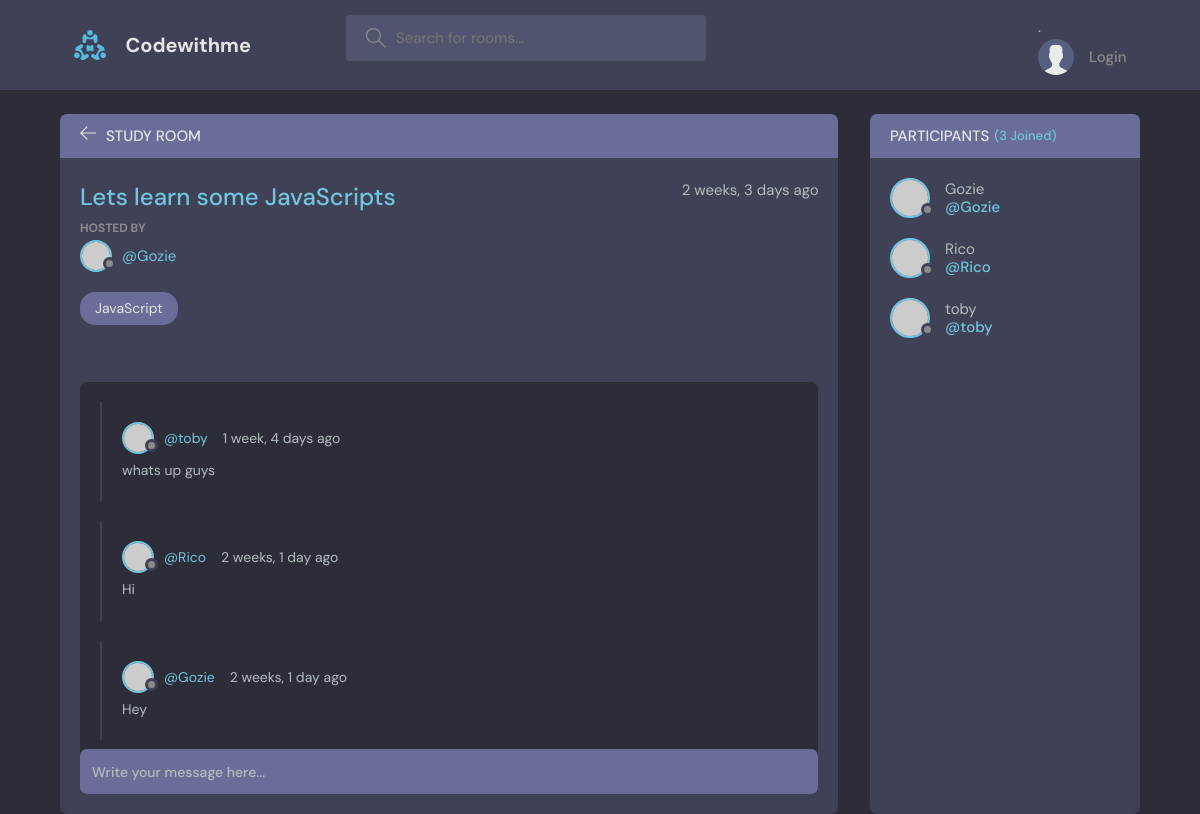
The page /room/1/ on the database its author committed.
### baseall/models.py (models this page shows, shortened)
class Room(models.Model):
    host = models.ForeignKey(User, on_delete=models.SET_NULL, null=True)
    topic = models.ForeignKey(Topic, on_delete=models.SET_NULL, null=True)
    name = models.CharField(max_length=200)
    description = models.TextField(null=True, blank=True)
    participants = models.ManyToManyField(User, related_name='participants', blank=True)
    updated = models.DateTimeField(auto_now=True)
    created = models.DateTimeField(auto_now_add=True)
    class Meta:
        ordering = ['-updated', '-created']

class Topic(models.Model):
    name = models.CharField(max_length=200)
    def __str__(self):
        return self.name

class Message(models.Model):
    user = models.ForeignKey(User, on_delete=models.CASCADE)
    room = models.ForeignKey(Room, on_delete=models.CASCADE)
    body = models.TextField()
    updated = models.DateTimeField(auto_now=True)
    created = models.DateTimeField(auto_now_add=True)
    class Meta:
        ordering = ['-updated', '-created']

### baseall/views.py (the view, shortened to what this page needs)
# urls.py: path('room/<str:pk>/', views.room, name="room"),
def room(request, pk):
    room = Room.objects.get(id=pk)
    room_messages = room.message_set.all()
    participants = room.participants.all()
    context = {'room': room, 'room_messages': room_messages, 'participants': participants}
    return render(request, 'baseall/room.html', context)

### baseall/templates/baseall/room.html (shortened to what this page needs)
{% extends 'main.html' %}
{% block content %}
    <main class="profile-page layout layout--2">
      <div class="container">
        <div class="room">
          <div class="room__top">
            <div class="room__topLeft">
              <a href="{% url 'home' %}">
                <svg version="1.1" xmlns="http://www.w3.org/2000/svg" width="32" height="32" viewBox="0 0 32 32">
                  <title>arrow-left</title>
                  <path
                    d="M13.723 2.286l-13.723 13.714 13.719 13.714 1.616-1.611-10.96-10.96h27.625v-2.286h-27.625l10.965-10.965-1.616-1.607z"
                  ></path>
                </svg>
              </a>
              <h3>Study Room</h3>
            </div>
          </div>
          <div class="room__box scroll">
            <div class="room__header scroll">
              <div class="room__info">
                <h3>{{room.name}}</h3>
                <span>{{room.created|timesince}} ago</span>
              </div>
              <div class="room__hosted">
                <p>Hosted By</p>
                <a href="{% url 'user-profile' room.host.id %}" class="room__author">
                  <div class="avatar avatar--small">
                    <img src="https://randomuser.me/api/portraits/men/37.jpg" />
                  </div>
                  <span>@{{room.host.username}}</span>
                </a>
              </div>
              <span class="room__topics">{{room.topic}}</span>
            </div>
            <div class="room__conversation">
              <div class="threads scroll">
                {% for message in room_messages %}
                <div class="thread">
                  <div class="thread__top">
                    <div class="thread__author">
                      <a href="{% url 'user-profile' message.user.id %}" class="thread__authorInfo">
                        <div class="avatar avatar--small">
                          <img src="https://randomuser.me/api/portraits/men/37.jpg" />
                        </div>
                        <span>@{{message.user.username}}</span>
                      </a>
                      <span class="thread__date">{{message.created|timesince}} ago</span>
                    </div>
                  </div>
                  <div class="thread__details">
                    {{message.body}}
                  </div>
                </div>
                {% endfor %}
              </div>
            </div>
          </div>
          <div class="room__message">
            <form action="" method="POST">
              <input name="body" placeholder="Write your message here..." /></form>
          </div>
        </div>
        <div class="participants">
          <h3 class="participants__top">Participants <span>({{participants.count}} Joined)</span></h3>
          <div class="participants__list scroll">
            {% for user in participants %}
            <a href="{% url 'user-profile' user.id %}" class="participant">
              <div class="avatar avatar--medium">
                <img src="https://randomuser.me/api/portraits/men/37.jpg" />
              </div>
              <p>
                {{user.username}}
                <span>@{{user.username}}</span>
              </p>
            </a>
            {% endfor %}
          </div>
        </div>
      </div>
    </main>
{% endblock content %}

### rows shown on the page
Room: name "Lets learn some JavaScripts", created "2 weeks, 3 days", host.username "Gozie", topic "JavaScript"
Message: user.username "toby", created "1 week, 4 days", body "whats up guys"
Message: user.username "Rico", created "2 weeks, 1 day", body "Hi"
Message: user.username "Gozie", created "2 weeks, 1 day", body "Hey"

### other values the page prints
{{ participants.count }} "3"
{{ user.username }} "Gozie"
{{ user.username }} "Rico"
{{ user.username }} "toby"
